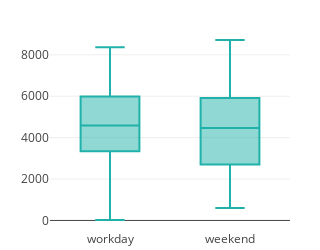

This figure's notebook cell:
### Code cell
plotly_boxplot({"workday" : workday_cnt, "weekend" : weekend_cnt})

### Figure 1 — Plotly figure (JSON) as saved in the notebook; plotly's stock layout.template omitted (floating-point values rounded to 4 significant figures; data arrays with more than 128 entries replaced by an {"elided": "..."} marker saying what was removed)
{"data": [{"marker": {"color": "lightseagreen"}, "name": "workday", "type": "box", "uid": "eba21b7a-1973-11e9-ada1-3c15c2cf2370", "y": {"elided": "500 int values"}}, {"marker": {"color": "lightseagreen"}, "name": "weekend", "type": "box", "uid": "eba35166-1973-11e9-9d72-3c15c2cf2370", "y": {"elided": "231 int values"}}], "layout": {"height": 250, "margin": {"b": 20, "l": 50, "r": 30, "t": 30}, "showlegend": false, "width": 300}}
